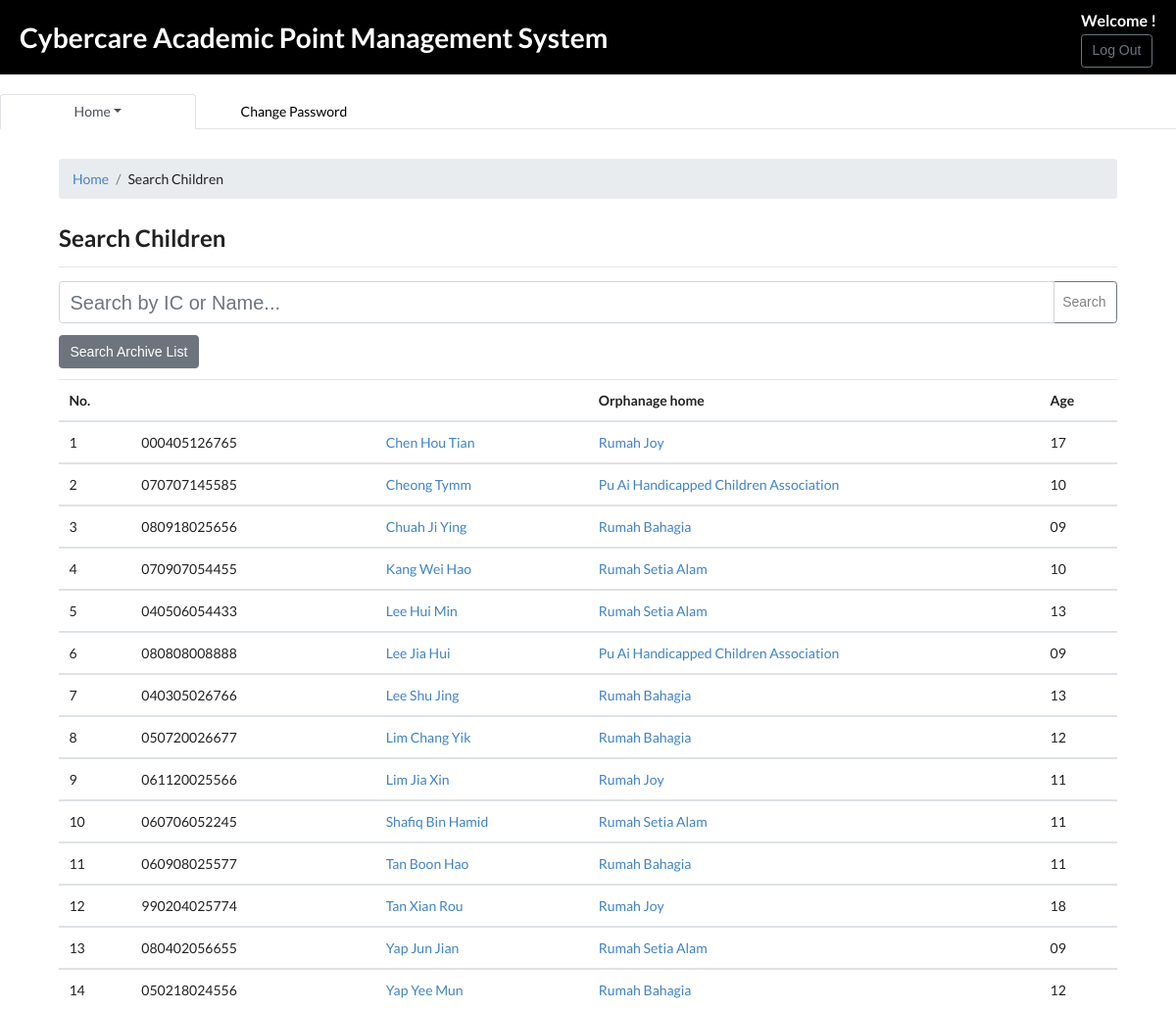
The page /CybercareAdminModule/searchChild.php (signed in) on the database its author committed.
### tables this page shows
CREATE TABLE IF NOT EXISTS `children` (
  `cIC` varchar(12) NOT NULL,
  `cName` varchar(50) NOT NULL,
  `cEmail` varchar(50) NOT NULL,
  `oHID` int(5) NOT NULL,
  `category` varchar(30) NOT NULL,
  `year` varchar(20) NOT NULL,
  `schoolID` int(3) NOT NULL,
  `password` char(64) NOT NULL,
  `salt` char(16) NOT NULL,
  `profilePicture` varchar(100) NOT NULL,
  PRIMARY KEY (`cIC`)
);

CREATE TABLE IF NOT EXISTS `orphanagehome` (
  `oHID` int(5) NOT NULL AUTO_INCREMENT,
  `oHName` varchar(50) NOT NULL,
  `oHAdd1` text NOT NULL,
  `oHAdd2` text NOT NULL,
  `oHPostcode` int(5) NOT NULL,
  `oHState` varchar(20) NOT NULL,
  `oHCity` varchar(30) NOT NULL,
  `pEmail` varchar(45) NOT NULL,
  `pPassword` char(64) NOT NULL,
  `salt` char(16) NOT NULL,
  `pName` varchar(30) NOT NULL,
  `pIC` varchar(12) NOT NULL,
  `pPhone` varchar(15) NOT NULL,
  `oHStatus` varchar(20) NOT NULL,
  PRIMARY KEY (`oHID`)
);

### CybercareAdminModule/searchChild.php (the view, shortened to what this page needs)
<?php
    require("config.php");
	$query = 'SELECT * from children c , orphanagehome o WHERE c.oHID=o.oHID';
	$result = mysqli_query($db, $query);
	$search = "";
	function countAge($cIC){
		$age = (int)substr($cIC, 0, 2);
		$currentYear = (int)date("Y");
		$age = (string)($currentYear - $age);
		$age = substr($age, -2);
		return $age;
	}
?>
<!DOCTYPE html>
<head>
	<?php include('/includes/cdn.php');?>
	<link rel="stylesheet" type = "text/css" href="style/mystyle.css">
	<?php include('/includes/header-with-logout.php');?>
	<?php include('/includes/staffNav.php');?>
	</head>
<body onload="setTab()">
	<div class="wrapper">
	<ol class="breadcrumb">
			<li class="breadcrumb-item"><a href="viewOrphanageHome.php">Home</a></li>
			<li class="breadcrumb-item">Search Children</li>
		</ol>
		<h2>Search Children</h2>
		<hr>
		<form action="" method="GET">
			<div class="input-group">
				<input class="searchBar form-control" type="Text" name="searchCL" id="searchCL" value = "<?php echo isset($_GET['searchCL']) ? $_GET['searchCL'] : ''; ?>" placeholder="Search by IC or Name...">
				<span class="input-group-btn">
					<button class="btn btn-outline-secondary" name="searchCLBtn" id="searchCLBtn" type="submit" ><span>Search</span></button>
				</span>
			</div>
		</form>
		<div class="changeToArchiveList">
			<form action="searchChildrenArchiveList.php">
					<button class="btn btn-secondary" name="changeChildrenList" type="submit"><span>Search Archive List</span></button>
			</form>
		</div>
		<div class="tableDiv">
			<?php
				$count = 0;
				if($result->num_rows == 0){
					echo "<h4 class='zeroResult'>0 result.</h4>";
				}
				else{
					$field='cName';
					$sort='ASC';
					$query .= ' order by '.$field.' '.$sort;
					$result = mysqli_query($db, $query);
					echo "<table class='table'>
							<thead class='thead-inverse'>
								<tr>
									<th>No.</th>
									<th><a class=\"sortTH\" href=\"searchChild.php?searchCL=$search&sorting=$sort&field=cIC\">IC(MyKid/ MyCard)</a></th>
									<th><a class=\"sortTH\" href=\"searchChild.php?searchCL=$search&sorting=$sort&field=cName\">Name</a></th>
									<th>Orphanage home</th>
									<th>Age</th>
								</tr>
							</thead>";
					while($row = $result->fetch_assoc()){
						echo "<tbody>";
						echo "<tr>";
						echo "<td>" . ++$count . "</td>";
						echo "<td>" . $row['cIC'] . "</td>";
						echo "<td><a href=\"childProfile.php?id=".$row['cIC']."\" target='_blank'>" . $row['cName'] . "</a></td>";
						echo "<td><a href=\"oHProfile.php?id=".$row['oHID']."\">" . $row['oHName'] . "</a></td>";
						echo "<td>" . countAge($row['cIC']) . "</td>";
						echo "</tr>";
						echo "</tbody>";
					}
				}
				echo "</table>";
			?>
		</div>
	</div>
</body>
</html>

### CybercareAdminModule/includes/cdn.php (shortened to what this page needs)
<link rel="stylesheet" href="https://maxcdn.bootstrapcdn.com/bootstrap/4.0.0-alpha.3/css/bootstrap.min.css">
<link rel="stylesheet" href="https://cdn.jsdelivr.net/semantic-ui/2.2.2/semantic.min.css">

### CybercareAdminModule/includes/header-with-logout.php
<div class="headerBanner">
	<div class="titleDiv">
		<h1 id="headerTitle">Cybercare Academic Point Management System</h1>
	</div>
	<div class="logoutDiv">
		<form method="post" action="logout.php">
		<h4 style="">Welcome <?php echo $_SESSION['user']['admin_Name']; ?>!</h4>
			<button class="btn btn-outline-secondary" type="submit">Log Out</button>
		</form>
	</div>
</div>

### CybercareAdminModule/includes/staffNav.php (shortened to what this page needs)
<div class="navBarDiv">
	<div class="navBar">
		<ul class="nav nav-tabs">
			<li class="nav-item">
				<div class="dropdown">
					<a class="nav-link dropdown-toggle" data-toggle="dropdown" role="button" aria-haspopup="true" aria-expanded="false"><span class="navDrop">Home</span></a>
				</div>
			</li>
			<li class="nav-item"><a class="nav-link" href="changePasswordPage.php">Change Password</a></li>
		</ul>
	</div>
</div>

### CybercareAdminModule/style/mystyle.css (style rules this page uses)
body { padding : 0px; margin : 0px; }
.headerBanner { background-color : black; color : white; width : 100%; padding : 0px; margin : 0px; overflow : auto; }
.titleDiv { margin-top : 5px; margin : 20px; width : 60%; float : left; }
.logoutDiv { float : right; margin-top : 20px; margin-right : 20px; }
#createNewAccount, .content, .wrapper { width : 90%; margin : 30px auto auto auto; }
input { padding : 2px; }
.navBarDiv { margin : 20px auto; width : 100%; }
.navBar li { width : 200px; text-align : center; }
.nav-item a { color : black; }
.content h3, h4 { font-size : 16px; line-height : 1px; }
.changeToArchiveList, .changeToChildrenList, .changeToRegChild, .changeToOrphanageHomeList { height : 45px; margin-top : 12px; }
.changeToRegChild, .changeToArchiveList { width : auto; display : inline-block; }
.searchBar { font-size : 20px; width : 40%; }
.input-group button { height : 43px; margin-left : -3px; color : grey; }
.sortTH { color : white; }

### rows shown on the page
children: cIC "000405126765", cName "Chen Hou Tian", oHID.oHName "Rumah Joy", cIC "17"
children: cIC "070707145585", cName "Cheong Tymm", oHID.oHName "Pu Ai Handicapped Children Association", cIC "10"
children: cIC "080918025656", cName "Chuah Ji Ying", oHID.oHName "Rumah Bahagia", cIC "09"
children: cIC "070907054455", cName "Kang Wei Hao", oHID.oHName "Rumah Setia Alam", cIC "10"
children: cIC "040506054433", cName "Lee Hui Min", oHID.oHName "Rumah Setia Alam", cIC "13"
children: cIC "080808008888", cName "Lee Jia Hui", oHID.oHName "Pu Ai Handicapped Children Association", cIC "09"
children: cIC "040305026766", cName "Lee Shu Jing", oHID.oHName "Rumah Bahagia", cIC "13"
children: cIC "050720026677", cName "Lim Chang Yik", oHID.oHName "Rumah Bahagia", cIC "12"
children: cIC "061120025566", cName "Lim Jia Xin", oHID.oHName "Rumah Joy", cIC "11"
children: cIC "060706052245", cName "Shafiq Bin Hamid", oHID.oHName "Rumah Setia Alam", cIC "11"
children: cIC "060908025577", cName "Tan Boon Hao", oHID.oHName "Rumah Bahagia", cIC "11"
children: cIC "990204025774", cName "Tan Xian Rou", oHID.oHName "Rumah Joy", cIC "18"
children: cIC "080402056655", cName "Yap Jun Jian", oHID.oHName "Rumah Setia Alam", cIC "09"
children: cIC "050218024556", cName "Yap Yee Mun", oHID.oHName "Rumah Bahagia", cIC "12"
